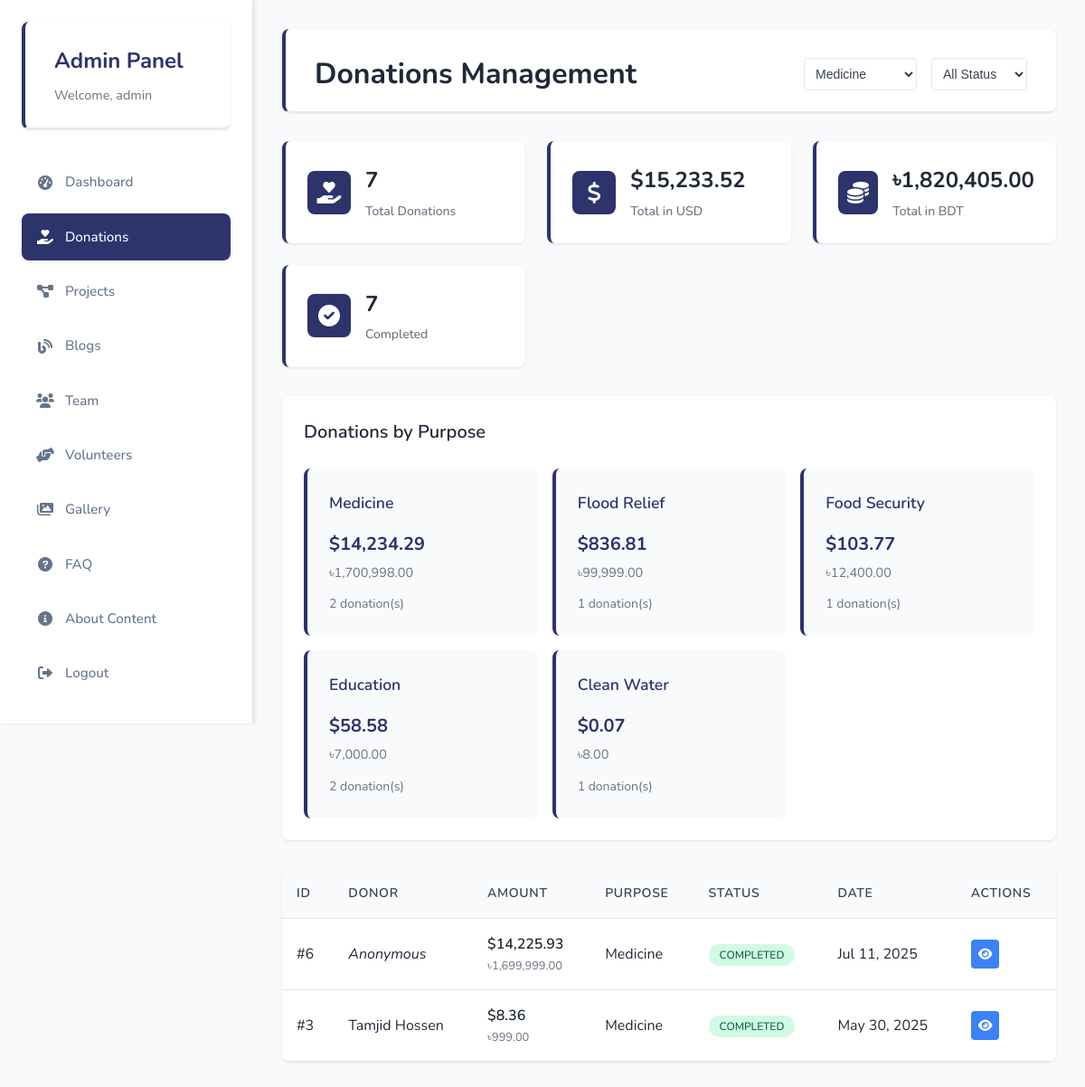
The app's page /admin/donations.php?purpose=Medicine (signed in) with its own data.
### tables this page shows
CREATE TABLE `donations` (
  `id` int(11) NOT NULL,
  `donor_name` varchar(255) NOT NULL,
  `email` varchar(255) NOT NULL,
  `phone` varchar(20) DEFAULT NULL,
  `amount_usd` decimal(10,2) NOT NULL,
  `amount_bdt` decimal(10,2) NOT NULL,
  `purpose` varchar(100) NOT NULL,
  `is_anonymous` tinyint(1) DEFAULT 0,
  `message` text DEFAULT NULL,
  `transaction_id` varchar(100) DEFAULT NULL,
  `payment_status` enum('pending','completed','failed') DEFAULT 'pending',
  `payment_method` varchar(50) DEFAULT NULL,
  `receipt_generated` tinyint(1) DEFAULT 0,
  `donated_at` timestamp NOT NULL DEFAULT current_timestamp(),
  `created_at` timestamp NOT NULL DEFAULT current_timestamp(),
  `updated_at` timestamp NOT NULL DEFAULT current_timestamp() ON UPDATE current_timestamp()
);

### admin/donations.php (the view, shortened to what this page needs)
<?php
$conn = get_database_connection();
$page = isset($_GET['page']) ? max(1, intval($_GET['page'])) : 1;
$limit = 15;
$offset = ($page - 1) * $limit;
$purpose_filter = isset($_GET['purpose']) ? $_GET['purpose'] : 'all';
$status_filter = isset($_GET['status']) ? $_GET['status'] : 'all';
$where_conditions = [];
if ($purpose_filter !== 'all') {
    $where_conditions[] = "purpose = '" . mysqli_real_escape_string($conn, $purpose_filter) . "'";
}
$where_clause = !empty($where_conditions) ? "WHERE " . implode(" AND ", $where_conditions) : "";
$sql = "SELECT * FROM donations $where_clause ORDER BY donated_at DESC LIMIT $limit OFFSET $offset";
$result = mysqli_query($conn, $sql);
$stats_sql = "SELECT
    COUNT(*) as total_donations,
    SUM(amount_usd) as total_usd,
    SUM(amount_bdt) as total_bdt,
    COUNT(CASE WHEN payment_status = 'completed' THEN 1 END) as completed_donations,
    COUNT(CASE WHEN payment_status = 'pending' THEN 1 END) as pending_donations
FROM donations";
$stats_result = mysqli_query($conn, $stats_sql);
$stats = mysqli_fetch_assoc($stats_result);
$purpose_sql = "SELECT purpose, COUNT(*) as count, SUM(amount_usd) as total_usd, SUM(amount_bdt) as total_bdt
                FROM donations
                WHERE payment_status = 'completed'
                GROUP BY purpose
                ORDER BY total_usd DESC";
$purpose_result = mysqli_query($conn, $purpose_sql);
$purposes_sql = "SELECT DISTINCT purpose FROM donations ORDER BY purpose";
$purposes_result = mysqli_query($conn, $purposes_sql);
?>
<!DOCTYPE html>
<html lang="en">
<head>
    <title>Donations Management - Admin Panel</title>    <link rel="stylesheet" href="../assets/css/style.css">
    <link rel="stylesheet" href="../assets/css/admin.css">
    <link rel="stylesheet" href="https://cdnjs.cloudflare.com/ajax/libs/font-awesome/6.0.0/css/all.min.css">
</head>
<body>
    <div class="admin-dashboard">
        <?php include 'includes/sidebar.php'; ?>
        <main class="admin-main">
            <div class="page-header">
                <h1>Donations Management</h1>                <div class="filter-options">
                    <form method="GET" class="filter-form">
                        <select name="purpose" onchange="this.form.submit()" class="filter-select">
                            <?php while ($purpose_row = mysqli_fetch_assoc($purposes_result)): ?>
                                <option value="<?php echo htmlspecialchars($purpose_row['purpose']); ?>"
                                        <?php echo $purpose_filter === $purpose_row['purpose'] ? 'selected' : ''; ?>>
                                    <?php echo htmlspecialchars($purpose_row['purpose']); ?>
                                </option>
                            <?php endwhile; ?>
                        </select>
                        <select name="status" onchange="this.form.submit()" class="filter-select">
                            <option value="all" <?php echo $status_filter === 'all' ? 'selected' : ''; ?>>All Status</option>
                        </select>
                    </form>
                </div>
            </div>
            <div class="stats-grid">
                <div class="stat-card">
                    <div class="stat-icon">
                        <i class="fas fa-hand-holding-heart"></i>
                    </div>
                    <div class="stat-content">
                        <h3><?php echo number_format($stats['total_donations']); ?></h3>
                        <p>Total Donations</p>
                    </div>
                </div>
                <div class="stat-card">
                    <div class="stat-icon">
                        <i class="fas fa-dollar-sign"></i>
                    </div>                    <div class="stat-content">
                        <h3>$<?php echo number_format($stats['total_usd'] ?? 0, 2); ?></h3>
                        <p>Total in USD</p>
                    </div>
                </div>
                <div class="stat-card">
                    <div class="stat-icon">
                        <i class="fas fa-coins"></i>
                    </div>
                    <div class="stat-content">
                        <h3>৳<?php echo number_format($stats['total_bdt'] ?? 0, 2); ?></h3>
                        <p>Total in BDT</p>
                    </div>
                </div>
                <div class="stat-card">
                    <div class="stat-icon">
                        <i class="fas fa-check-circle"></i>
                    </div>
                    <div class="stat-content">
                        <h3><?php echo number_format($stats['completed_donations']); ?></h3>
                        <p>Completed</p>
                    </div>
                </div>
            </div>
            <div class="purpose-stats">
                <h2>Donations by Purpose</h2>
                <div class="purpose-grid">
                    <?php mysqli_data_seek($purpose_result, 0); ?>
                    <?php while ($purpose_stat = mysqli_fetch_assoc($purpose_result)): ?>
                        <div class="purpose-card">
                            <h3><?php echo htmlspecialchars($purpose_stat['purpose']); ?></h3>
                            <div class="purpose-amount">
                                <span class="usd">$<?php echo number_format($purpose_stat['total_usd'], 2); ?></span>
                                <span class="bdt">৳<?php echo number_format($purpose_stat['total_bdt'], 2); ?></span>
                            </div>
                            <div class="purpose-count"><?php echo $purpose_stat['count']; ?> donation(s)</div>
                        </div>
                    <?php endwhile; ?>
                </div>
            </div>
            <div class="donations-table">
                <table>
                    <thead>
                        <tr>
                            <th>ID</th>
                            <th>Donor</th>
                            <th>Amount</th>
                            <th>Purpose</th>
                            <th>Status</th>
                            <th>Date</th>
                            <th>Actions</th>
                        </tr>
                    </thead>
                    <tbody>
                        <?php if (mysqli_num_rows($result) > 0): ?>
                            <?php while ($donation = mysqli_fetch_assoc($result)): ?>
                                <tr>
                                    <td>#<?php echo $donation['id']; ?></td>
                                    <td>
                                        <?php if ($donation['is_anonymous']): ?>
                                            <em>Anonymous</em>
                                        <?php else: ?>
                                            <?php echo htmlspecialchars($donation['donor_name']); ?>
                                        <?php endif; ?>
                                    </td>
                                    <td>
                                        <div class="amount-display">
                                            <strong>$<?php echo number_format($donation['amount_usd'], 2); ?></strong>
                                            <small>৳<?php echo number_format($donation['amount_bdt'], 2); ?></small>
                                        </div>
                                    </td>
                                    <td><?php echo htmlspecialchars($donation['purpose']); ?></td>
                                    <td>
                                        <span class="status <?php echo $donation['payment_status']; ?>">
                                            <?php echo ucfirst($donation['payment_status']); ?>
                                        </span>
                                    </td>
                                    <td><?php echo date('M j, Y', strtotime($donation['donated_at'])); ?></td>
                                    <td>
                                        <button class="action-btn view" onclick="viewDonation(<?php echo $donation['id']; ?>)">
                                            <i class="fas fa-eye"></i>
                                        </button>
                                    </td>
                                </tr>
                            <?php endwhile; ?>
                        <?php endif; ?>
                    </tbody>
                </table>
            </div>
        </main>
    </div>
</body>
</html>

### assets/css/style.css (style rules this page uses)
:root { --primary-color: #2d336b; --secondary-color: #7886c7; --accent-color: #fff2f2; --text-color: #1e293b; --light-bg: #e6f3ff; --white: #ffffff; --gradient: linear-gradient(135deg, #1e3a8a, #7886c7); --gradient-accent: linear-gradient(135deg, #1e3a8a, #2563eb); --shadow-sm: 0 2px 4px rgba(15, 23, 42, 0.08); --shadow-md: 0 4px 6px rgba(15, 23, 42, 0.12); --shadow-lg: 0 8px 16px rgba(15, 23, 42, 0.15); --transition: all 0.3s ease; }
* { margin: 0; padding: 0; box-sizing: border-box; }
body { font-family: "Nunito", sans-serif; line-height: 1.6; color: var(--text-color); overflow-x: hidden; }
.status { padding: 0.25rem 0.75rem; border-radius: 9999px; font-size: 0.75rem; font-weight: 500; text-transform: uppercase; }
.admin-dashboard { display: flex; min-height: 100vh; background: #f8fafc; }
.admin-main { flex: 1; margin-left: 280px; padding: 2rem; background: #f8fafc; min-height: 100vh; }
.admin-main h1 { color: var(--primary-color); font-size: 2rem; margin-bottom: 2rem; font-weight: 700; }
.stats-grid { display: grid; grid-template-columns: repeat(auto-fit, minmax(240px, 1fr)); gap: 1.5rem; margin-bottom: 2rem; }
.stat-card { background: #fff; padding: 1.5rem; border-radius: 12px; box-shadow: 0 1px 3px rgba(0, 0, 0, 0.1); transition: transform 0.3s ease; }
.stat-card h3 { color: #64748b; font-size: 1rem; margin-bottom: 0.5rem; }
.stat-card p { color: var(--primary-color); font-size: 2rem; font-weight: 700; }
.stat-content h3 { color: #64748b; font-size: 0.875rem; margin-bottom: 0.25rem; }
.stat-content p { color: var(--primary-color); font-size: 1.5rem; font-weight: 700; }
.action-btn { padding: 0.5rem; border: none; border-radius: 4px; cursor: pointer; margin-right: 0.5rem; }
.page-header { display: flex; justify-content: space-between; align-items: center; margin-bottom: 2rem; }

### records on screen
donations: id "6", is_anonymous "Anonymous", amount_usd "14,225.93", amount_bdt "1,699,999.00", purpose "Medicine", payment_status "COMPLETED", donated_at "Jul 11, 2025"
donations: id "3", donor_name "Tamjid Hossen", amount_usd "8.36", amount_bdt "999.00", purpose "Medicine", payment_status "COMPLETED", donated_at "May 30, 2025"

### other values on screen
$_SESSION['admin_username'] "admin"
$stats['total_donations'] "7"
$stats['total_usd'] "15,233.52"
$stats['total_bdt'] "1,820,405.00"
$stats['completed_donations'] "7"
$purpose_stat['purpose'] "Medicine"
$purpose_stat['total_usd'] "14,234.29"
$purpose_stat['total_bdt'] "1,700,998.00"
$purpose_stat['count'] "2"
$purpose_stat['purpose'] "Flood Relief"
$purpose_stat['total_usd'] "836.81"
$purpose_stat['total_bdt'] "99,999.00"
$purpose_stat['count'] "1"
$purpose_stat['purpose'] "Food Security"
$purpose_stat['total_usd'] "103.77"
